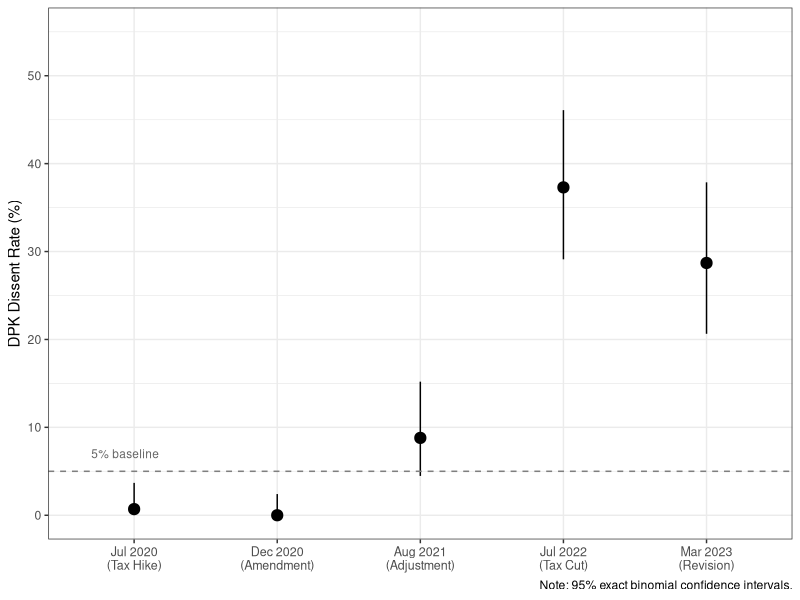
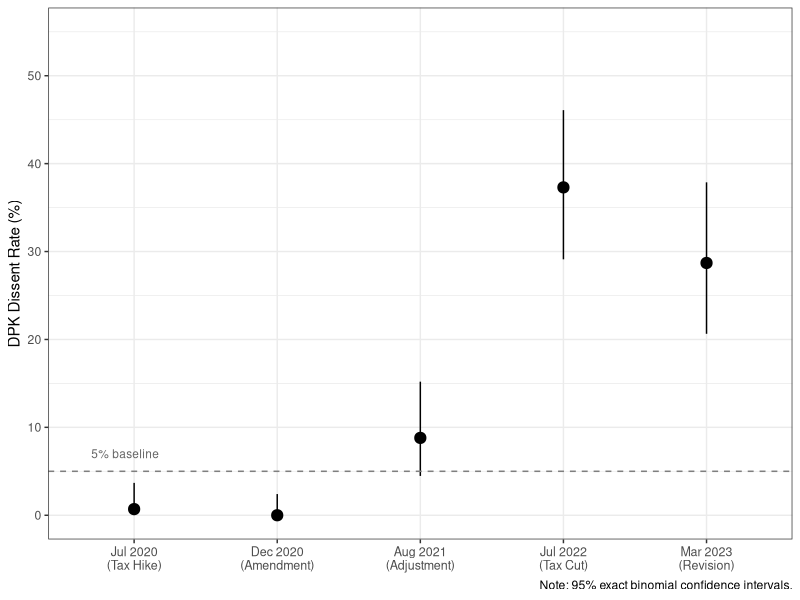

These charts were generated, in order, by the following R code:
# Auto-generated figure for article
Sys.setenv(KBL_DATA = "/Users/kyusik/kna/data/processed")
# Figure 1: DPK Dissent Trajectory on Property-Tax Votes
library(ggplot2)

votes <- data.frame(
  vote_num = 1:5,
  label = c("Jul 2020\n(Tax Hike)", "Dec 2020\n(Amendment)",
            "Aug 2021\n(Adjustment)", "Jul 2022\n(Tax Cut)",
            "Mar 2023\n(Revision)"),
  dissent_pct = c(0.7, 0.0, 8.8, 37.3, 28.7),
  n_present = c(149, 151, 125, 134, 115)
)

votes$n_dissent <- round(votes$dissent_pct / 100 * votes$n_present)
votes$ci_low <- mapply(function(x, n) {
  if (x == 0) return(0)
  binom.test(x, n)$conf.int[1] * 100
}, votes$n_dissent, votes$n_present)
votes$ci_high <- mapply(function(x, n) {
  binom.test(x, n)$conf.int[2] * 100
}, votes$n_dissent, votes$n_present)

votes$label <- factor(votes$label, levels = votes$label)

ggplot(votes, aes(x = label, y = dissent_pct)) +
  geom_pointrange(aes(ymin = ci_low, ymax = ci_high), size = 0.7) +
  geom_hline(yintercept = 5, linetype = "dashed", color = "gray50") +
  annotate("text", x = 0.7, y = 7, label = "5% baseline",
           size = 3, color = "gray40", hjust = 0) +
  labs(x = NULL, y = "DPK Dissent Rate (%)",
       caption = "Note: 95% exact binomial confidence intervals.") +
  scale_y_continuous(limits = c(0, 55), breaks = seq(0, 50, 10)) +
  theme_bw(base_size = 11) +
  theme(axis.text.x = element_text(size = 9))

ggsave("/Volumes/kyusik-ssd/kyusik-research/projects/kna-research-agents/articles/figures/fig_1.pdf", width = 7, height = 4.5)
